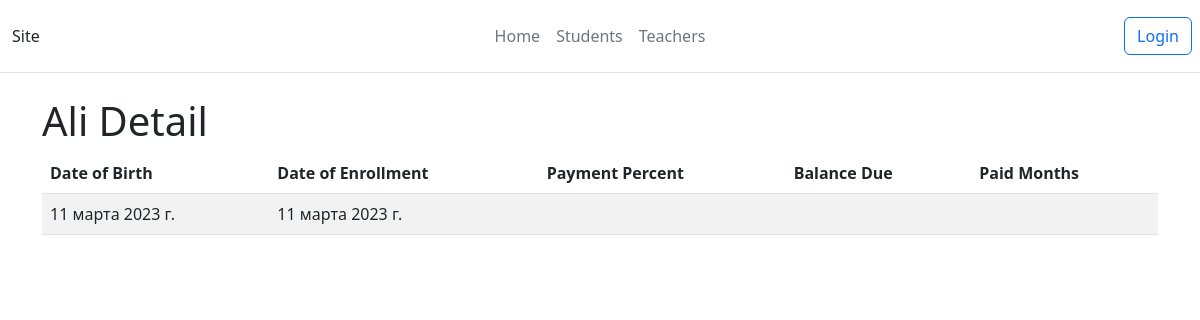
Page /teacher/Ali/ on the committed database.
### main/models.py (models this page shows, shortened)
class Teacher(models.Model):
    name = models.CharField(max_length=100)
    date_of_birth = models.DateField()
    date_of_enrollment = models.DateField()
    teachSubj = models.ForeignKey('SubjectLesson', on_delete=models.CASCADE)

### main/views.py (the view)
# urls.py: path('teacher/<str:name>/', views.teacher_detail, name='teacher_detail'),
def teacher_detail(request, name):
    teacher = Teacher.objects.get(name=name)
    context = {'teacher': teacher}
    return render(request, 'main/teacher_detail.html', context)

### main/templates/main/teacher_detail.html
{% extends 'main/base.html' %}
{% block content %}
  <h1>{{ teacher.name }} Detail</h1>
  <table class="table table-striped">
    <thead>
      <tr>
        <th>Date of Birth</th>
        <th>Date of Enrollment</th>
        <th>Payment Percent</th>
        <th>Balance Due</th>
        <th>Paid Months</th>
      </tr>
    </thead>
    <tbody>
      <tr>
        <td>{{ teacher.date_of_birth }}</td>
        <td>{{ teacher.date_of_enrollment }}</td>
        <td>{{ teacher.payment_percent }}</td>
        <td>{{ teacher.balance_due }}</td>
        <td>{{ teacher.paid_months }}</td>
      </tr>
    </tbody>
  </table>
{% endblock %}

### rows in the picture
Teacher: name "Ali", date_of_birth "11 марта 2023 г.", date_of_enrollment "11 марта 2023 г."
